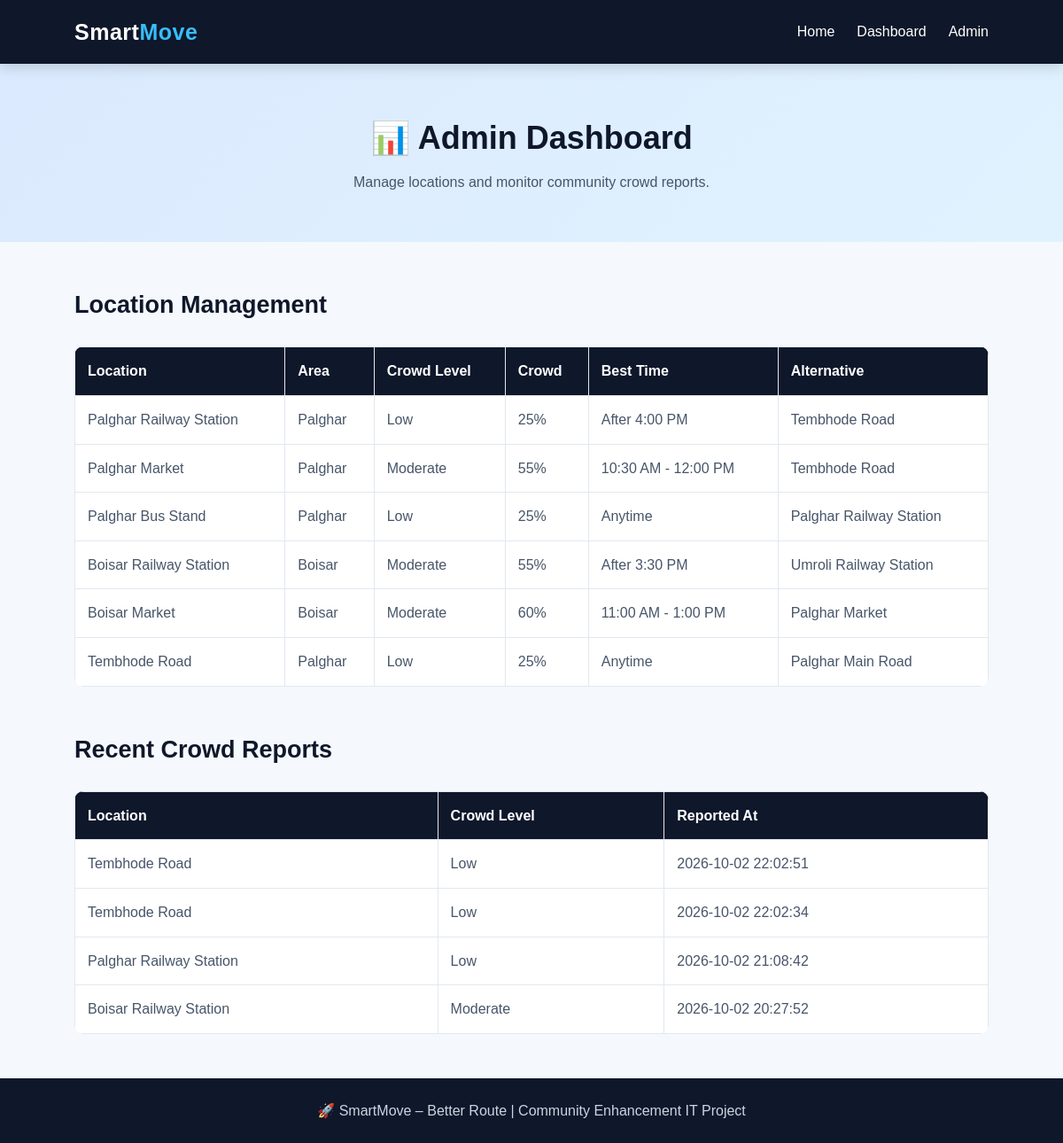
The page /admin on the database its author committed.
### tables this page shows
CREATE TABLE locations (
        id INTEGER PRIMARY KEY AUTOINCREMENT,
        name TEXT NOT NULL,
        area TEXT NOT NULL,
        crowd_level TEXT NOT NULL,
        crowd_count INTEGER NOT NULL,
        best_time TEXT NOT NULL,
        alternative TEXT NOT NULL
    );

CREATE TABLE reports (
        id INTEGER PRIMARY KEY AUTOINCREMENT,
        location_id INTEGER NOT NULL,
        crowd_level TEXT NOT NULL,
        created_at TEXT NOT NULL,
        FOREIGN KEY(location_id) REFERENCES locations(id)
    );

### App.py (the view)
@app.route("/admin")
def admin():
    conn = get_db()
    locations = conn.execute("""
        SELECT * FROM locations
        ORDER BY id
    """).fetchall()
    reports = conn.execute("""
        SELECT reports.*, locations.name
        FROM reports
        JOIN locations
        ON reports.location_id = locations.id
        ORDER BY reports.id DESC
        LIMIT 20
    """).fetchall()
    conn.close()
    return render_template(
        "admin.html",
        locations=locations,
        reports=reports
    )

### App.py (called while the page is built)
def get_db():
    conn = sqlite3.connect(DATABASE)
    conn.row_factory = sqlite3.Row
    return conn

### templates/admin.html (shortened to what this page needs)
{% extends "base.html" %}
{% block content %}
<section class="page-header">
    <h1>Admin Dashboard</h1>
    <p>
        Manage locations and monitor community crowd reports.
    </p>
</section>
<section class="dashboard-section">
    <h2>Location Management</h2>
    <div class="table-container">
        <table>
            <tr>
                <th>Location</th>
                <th>Area</th>
                <th>Crowd Level</th>
                <th>Crowd</th>
                <th>Best Time</th>
                <th>Alternative</th>
            </tr>
            {% for location in locations %}
            <tr>
                <td>{{ location["name"] }}</td>
                <td>{{ location["area"] }}</td>
                <td>{{ location["crowd_level"] }}</td>
                <td>{{ location["crowd_count"] }}%</td>
                <td>{{ location["best_time"] }}</td>
                <td>{{ location["alternative"] }}</td>
            </tr>
            {% endfor %}
        </table>
    </div>
</section>
<section class="dashboard-section">
    <h2>Recent Crowd Reports</h2>
    <div class="table-container">
        <table>
            <tr>
                <th>Location</th>
                <th>Crowd Level</th>
                <th>Reported At</th>
            </tr>
            {% for report in reports %}
            <tr>
                <td>{{ report["name"] }}</td>
                <td>{{ report["crowd_level"] }}</td>
                <td>{{ report["created_at"] }}</td>
            </tr>
            {% else %}
            <tr>
                <td colspan="3">
                    No crowd reports submitted yet.
                </td>
            </tr>
            {% endfor %}
        </table>
    </div>
</section>
{% endblock %}

### static/style.css (style rules this page uses)
* { margin: 0; padding: 0; box-sizing: border-box; }
html { scroll-behavior: smooth; }
body { font-family: Arial, sans-serif; background: #f5f8fc; color: #1e293b; line-height: 1.6; }
.locations-section, .dashboard-section, .report-section, .location-detail { width: 86%; max-width: 1200px; margin: 50px auto; }
.locations-section h2, .dashboard-section h2, .report-section h2 { color: #0f172a; margin-bottom: 25px; font-size: 27px; }
.page-header { text-align: center; padding: 55px 20px; background: linear-gradient( 135deg, #dbeafe, #e0f2fe ); }
.page-header h1 { color: #0f172a; margin-bottom: 8px; font-size: 36px; }
.page-header h1::before { content: "📊 "; }
.page-header p { color: #475569; }
.table-container { overflow-x: auto; }
table { width: 100%; border-collapse: collapse; background: white; border-radius: 10px; overflow: hidden; }
th, td { padding: 14px; border: 1px solid #e2e8f0; text-align: left; }
th { background: #0f172a; color: white; }
td { color: #475569; }

### rows shown on the page
locations: name "Palghar Railway Station", area "Palghar", crowd_level "Low", crowd_count "25", best_time "After 4:00 PM", alternative "Tembhode Road"
locations: name "Palghar Market", area "Palghar", crowd_level "Moderate", crowd_count "55", best_time "10:30 AM - 12:00 PM", alternative "Tembhode Road"
locations: name "Palghar Bus Stand", area "Palghar", crowd_level "Low", crowd_count "25", best_time "Anytime", alternative "Palghar Railway Station"
locations: name "Boisar Railway Station", area "Boisar", crowd_level "Moderate", crowd_count "55", best_time "After 3:30 PM", alternative "Umroli Railway Station"
locations: name "Boisar Market", area "Boisar", crowd_level "Moderate", crowd_count "60", best_time "11:00 AM - 1:00 PM", alternative "Palghar Market"
locations: name "Tembhode Road", area "Palghar", crowd_level "Low", crowd_count "25", best_time "Anytime", alternative "Palghar Main Road"
reports: name "Tembhode Road", crowd_level "Low", created_at "2026-10-02 22:02:51"
reports: name "Tembhode Road", crowd_level "Low", created_at "2026-10-02 22:02:34"
reports: name "Palghar Railway Station", crowd_level "Low", created_at "2026-10-02 21:08:42"
reports: name "Boisar Railway Station", crowd_level "Moderate", created_at "2026-10-02 20:27:52"
